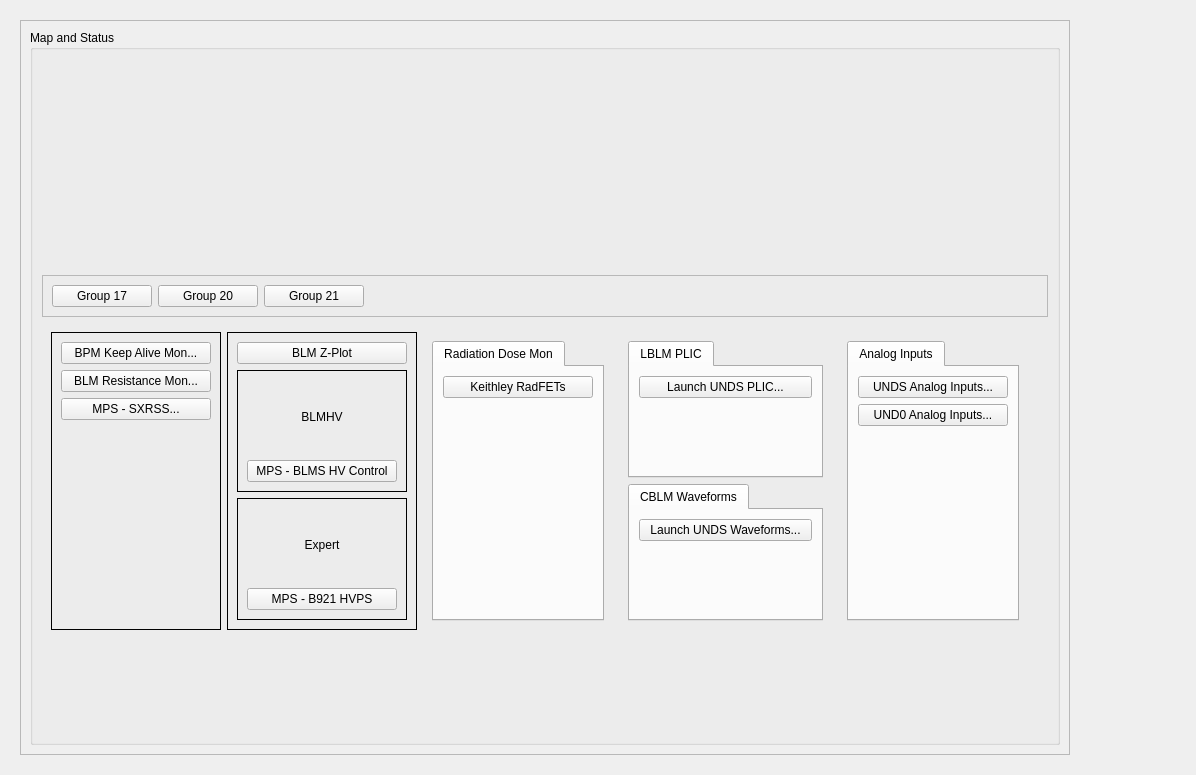
<?xml version="1.0" encoding="UTF-8"?>
<ui version="4.0">
 <class>Form</class>
 <widget class="QWidget" name="Form">
  <property name="geometry">
   <rect>
    <x>0</x>
    <y>0</y>
    <width>1196</width>
    <height>775</height>
   </rect>
  </property>
  <property name="windowTitle">
   <string>MPS UNDS Main</string>
  </property>
  <layout class="QGridLayout" name="gridLayout_11">
   <item row="0" column="0">
    <widget class="QFrame" name="frame_9">
     <property name="frameShape">
      <enum>QFrame::NoFrame</enum>
     </property>
     <property name="frameShadow">
      <enum>QFrame::Raised</enum>
     </property>
     <layout class="QGridLayout" name="gridLayout_10">
      <item row="0" column="2">
       <widget class="QFrame" name="frame">
        <property name="frameShape">
         <enum>QFrame::NoFrame</enum>
        </property>
        <property name="frameShadow">
         <enum>QFrame::Raised</enum>
        </property>
        <layout class="QGridLayout" name="gridLayout">
         <item row="1" column="0">
          <widget class="PyDMDrawingImage" name="PyDMDrawingImage_3">
           <property name="minimumSize">
            <size>
             <width>80</width>
             <height>75</height>
            </size>
           </property>
           <property name="maximumSize">
            <size>
             <width>80</width>
             <height>75</height>
            </size>
           </property>
           <property name="toolTip">
            <string/>
           </property>
           <property name="styleSheet">
            <string notr="true"/>
           </property>
           <property name="brush" stdset="0">
            <brush brushstyle="SolidPattern">
             <color alpha="255">
              <red>193</red>
              <green>193</green>
              <blue>195</blue>
             </color>
            </brush>
           </property>
           <property name="filename" stdset="0">
            <string>lcls_mps_lockup_stacked_digital.png</string>
           </property>
          </widget>
         </item>
         <item row="0" column="0">
          <spacer name="verticalSpacer">
           <property name="orientation">
            <enum>Qt::Vertical</enum>
           </property>
           <property name="sizeHint" stdset="0">
            <size>
             <width>20</width>
             <height>40</height>
            </size>
           </property>
          </spacer>
         </item>
        </layout>
       </widget>
      </item>
      <item row="0" column="1">
       <spacer name="horizontalSpacer">
        <property name="orientation">
         <enum>Qt::Horizontal</enum>
        </property>
        <property name="sizeHint" stdset="0">
         <size>
          <width>40</width>
          <height>20</height>
         </size>
        </property>
       </spacer>
      </item>
      <item row="0" column="0">
       <widget class="QScrollArea" name="scrollArea">
        <property name="minimumSize">
         <size>
          <width>1050</width>
          <height>0</height>
         </size>
        </property>
        <property name="widgetResizable">
         <bool>true</bool>
        </property>
        <widget class="QWidget" name="scrollAreaWidgetContents">
         <property name="geometry">
          <rect>
           <x>0</x>
           <y>0</y>
           <width>1048</width>
           <height>737</height>
          </rect>
         </property>
         <layout class="QGridLayout" name="gridLayout_17">
          <item row="0" column="0">
           <widget class="QGroupBox" name="groupBox">
            <property name="minimumSize">
             <size>
              <width>1000</width>
              <height>700</height>
             </size>
            </property>
            <property name="title">
             <string>Map and Status</string>
            </property>
            <layout class="QGridLayout" name="gridLayout_2">
             <item row="2" column="0">
              <widget class="QFrame" name="frame_8">
               <property name="minimumSize">
                <size>
                 <width>0</width>
                 <height>275</height>
                </size>
               </property>
               <property name="frameShape">
                <enum>QFrame::NoFrame</enum>
               </property>
               <property name="frameShadow">
                <enum>QFrame::Raised</enum>
               </property>
               <layout class="QGridLayout" name="gridLayout_9">
                <item row="0" column="5">
                 <spacer name="horizontalSpacer_3">
                  <property name="orientation">
                   <enum>Qt::Horizontal</enum>
                  </property>
                  <property name="sizeHint" stdset="0">
                   <size>
                    <width>40</width>
                    <height>20</height>
                   </size>
                  </property>
                 </spacer>
                </item>
                <item row="0" column="2">
                 <widget class="QFrame" name="frame_10">
                  <property name="frameShape">
                   <enum>QFrame::NoFrame</enum>
                  </property>
                  <property name="frameShadow">
                   <enum>QFrame::Raised</enum>
                  </property>
                  <layout class="QGridLayout" name="gridLayout_14">
                   <item row="0" column="0">
                    <widget class="QTabWidget" name="tabWidget">
                     <property name="maximumSize">
                      <size>
                       <width>175</width>
                       <height>16777215</height>
                      </size>
                     </property>
                     <property name="currentIndex">
                      <number>0</number>
                     </property>
                     <widget class="QWidget" name="tab">
                      <attribute name="title">
                       <string>Radiation Dose Mon</string>
                      </attribute>
                      <layout class="QGridLayout" name="gridLayout_12">
                       <item row="0" column="0">
                        <widget class="PyDMEDMDisplayButton" name="PyDMEDMDisplayButton_3">
                         <property name="minimumSize">
                          <size>
                           <width>150</width>
                           <height>20</height>
                          </size>
                         </property>
                         <property name="toolTip">
                          <string/>
                         </property>
                         <property name="text">
                          <string>Keithley RadFETs</string>
                         </property>
                         <property name="filenames" stdset="0">
                          <stringlist>
                           <string>K2612overview</string>
                          </stringlist>
                         </property>
                         <property name="showIcon" stdset="0">
                          <bool>false</bool>
                         </property>
                        </widget>
                       </item>
                       <item row="1" column="0">
                        <spacer name="verticalSpacer_4">
                         <property name="orientation">
                          <enum>Qt::Vertical</enum>
                         </property>
                         <property name="sizeHint" stdset="0">
                          <size>
                           <width>20</width>
                           <height>40</height>
                          </size>
                         </property>
                        </spacer>
                       </item>
                      </layout>
                     </widget>
                    </widget>
                   </item>
                  </layout>
                 </widget>
                </item>
                <item row="0" column="0">
                 <widget class="QFrame" name="frame_3">
                  <property name="maximumSize">
                   <size>
                    <width>175</width>
                    <height>16777215</height>
                   </size>
                  </property>
                  <property name="frameShape">
                   <enum>QFrame::Box</enum>
                  </property>
                  <property name="frameShadow">
                   <enum>QFrame::Plain</enum>
                  </property>
                  <layout class="QGridLayout" name="gridLayout_4">
                   <item row="0" column="0">
                    <widget class="PyDMRelatedDisplayButton" name="PyDMRelatedDisplayButton_4">
                     <property name="minimumSize">
                      <size>
                       <width>150</width>
                       <height>20</height>
                      </size>
                     </property>
                     <property name="toolTip">
                      <string/>
                     </property>
                     <property name="text">
                      <string>BPM Keep Alive Mon...</string>
                     </property>
                     <property name="filenames" stdset="0">
                      <stringlist>
                       <string>$PYDM/mps/mps_unds_cblm_alive.ui</string>
                      </stringlist>
                     </property>
                     <property name="showIcon" stdset="0">
                      <bool>false</bool>
                     </property>
                     <property name="openInNewWindow" stdset="0">
                      <bool>true</bool>
                     </property>
                    </widget>
                   </item>
                   <item row="2" column="0">
                    <widget class="PyDMEDMDisplayButton" name="PyDMEDMDisplayButton_7">
                     <property name="minimumSize">
                      <size>
                       <width>150</width>
                       <height>20</height>
                      </size>
                     </property>
                     <property name="toolTip">
                      <string/>
                     </property>
                     <property name="text">
                      <string>MPS - SXRSS...</string>
                     </property>
                     <property name="filenames" stdset="0">
                      <stringlist>
                       <string>mps_sxrss</string>
                      </stringlist>
                     </property>
                    </widget>
                   </item>
                   <item row="1" column="0">
                    <widget class="PyDMRelatedDisplayButton" name="PyDMRelatedDisplayButton_5">
                     <property name="minimumSize">
                      <size>
                       <width>150</width>
                       <height>20</height>
                      </size>
                     </property>
                     <property name="toolTip">
                      <string/>
                     </property>
                     <property name="text">
                      <string>BLM Resistance Mon...</string>
                     </property>
                     <property name="filenames" stdset="0">
                      <stringlist>
                       <string>$PYDM/mps/mps_unds_rmon.ui</string>
                      </stringlist>
                     </property>
                     <property name="showIcon" stdset="0">
                      <bool>false</bool>
                     </property>
                     <property name="openInNewWindow" stdset="0">
                      <bool>true</bool>
                     </property>
                    </widget>
                   </item>
                   <item row="3" column="0">
                    <spacer name="verticalSpacer_3">
                     <property name="orientation">
                      <enum>Qt::Vertical</enum>
                     </property>
                     <property name="sizeHint" stdset="0">
                      <size>
                       <width>20</width>
                       <height>40</height>
                      </size>
                     </property>
                    </spacer>
                   </item>
                  </layout>
                 </widget>
                </item>
                <item row="0" column="3">
                 <widget class="QFrame" name="frame_4">
                  <property name="frameShape">
                   <enum>QFrame::NoFrame</enum>
                  </property>
                  <property name="frameShadow">
                   <enum>QFrame::Raised</enum>
                  </property>
                  <layout class="QGridLayout" name="gridLayout_5">
                   <item row="0" column="0">
                    <widget class="QTabWidget" name="tabWidget_3">
                     <property name="minimumSize">
                      <size>
                       <width>195</width>
                       <height>100</height>
                      </size>
                     </property>
                     <property name="currentIndex">
                      <number>0</number>
                     </property>
                     <widget class="QWidget" name="tab_2">
                      <attribute name="title">
                       <string>LBLM PLIC</string>
                      </attribute>
                      <layout class="QGridLayout" name="gridLayout_13">
                       <item row="0" column="0">
                        <widget class="PyDMRelatedDisplayButton" name="PyDMRelatedDisplayButton_6">
                         <property name="minimumSize">
                          <size>
                           <width>150</width>
                           <height>20</height>
                          </size>
                         </property>
                         <property name="toolTip">
                          <string/>
                         </property>
                         <property name="text">
                          <string>Launch UNDS PLIC...</string>
                         </property>
                         <property name="filenames" stdset="0">
                          <stringlist>
                           <string>$PYDM/misc/lblm_global.py</string>
                          </stringlist>
                         </property>
                         <property name="showIcon" stdset="0">
                          <bool>false</bool>
                         </property>
                         <property name="macros" stdset="0">
                          <stringlist>
                           <string>{&quot;DEVICE&quot;:&quot;LBLM:UNDS:4050:A&quot;}</string>
                          </stringlist>
                         </property>
                         <property name="openInNewWindow" stdset="0">
                          <bool>true</bool>
                         </property>
                        </widget>
                       </item>
                       <item row="1" column="0">
                        <spacer name="verticalSpacer_5">
                         <property name="orientation">
                          <enum>Qt::Vertical</enum>
                         </property>
                         <property name="sizeHint" stdset="0">
                          <size>
                           <width>20</width>
                           <height>40</height>
                          </size>
                         </property>
                        </spacer>
                       </item>
                      </layout>
                     </widget>
                    </widget>
                   </item>
                   <item row="1" column="0">
                    <widget class="QTabWidget" name="tabWidget_4">
                     <property name="minimumSize">
                      <size>
                       <width>195</width>
                       <height>100</height>
                      </size>
                     </property>
                     <property name="currentIndex">
                      <number>0</number>
                     </property>
                     <widget class="QWidget" name="tab_3">
                      <attribute name="title">
                       <string>CBLM Waveforms</string>
                      </attribute>
                      <layout class="QGridLayout" name="gridLayout_16">
                       <item row="0" column="0">
                        <widget class="PyDMRelatedDisplayButton" name="PyDMRelatedDisplayButton_7">
                         <property name="minimumSize">
                          <size>
                           <width>150</width>
                           <height>20</height>
                          </size>
                         </property>
                         <property name="toolTip">
                          <string/>
                         </property>
                         <property name="text">
                          <string>Launch UNDS Waveforms...</string>
                         </property>
                         <property name="filenames" stdset="0">
                          <stringlist>
                           <string>$PYDM/mps/cblm_global.py</string>
                          </stringlist>
                         </property>
                         <property name="showIcon" stdset="0">
                          <bool>false</bool>
                         </property>
                         <property name="macros" stdset="0">
                          <stringlist>
                           <string>{&quot;DEVICE&quot;:&quot;CBLM:UNDS:2610&quot;}</string>
                          </stringlist>
                         </property>
                         <property name="openInNewWindow" stdset="0">
                          <bool>true</bool>
                         </property>
                        </widget>
                       </item>
                       <item row="1" column="0">
                        <spacer name="verticalSpacer_6">
                         <property name="orientation">
                          <enum>Qt::Vertical</enum>
                         </property>
                         <property name="sizeHint" stdset="0">
                          <size>
                           <width>20</width>
                           <height>40</height>
                          </size>
                         </property>
                        </spacer>
                       </item>
                      </layout>
                     </widget>
                    </widget>
                   </item>
                  </layout>
                 </widget>
                </item>
                <item row="0" column="4">
                 <widget class="QFrame" name="frame_11">
                  <property name="frameShape">
                   <enum>QFrame::NoFrame</enum>
                  </property>
                  <property name="frameShadow">
                   <enum>QFrame::Raised</enum>
                  </property>
                  <layout class="QGridLayout" name="gridLayout_15">
                   <item row="0" column="0">
                    <widget class="QTabWidget" name="tabWidget_8">
                     <property name="maximumSize">
                      <size>
                       <width>175</width>
                       <height>16777215</height>
                      </size>
                     </property>
                     <property name="currentIndex">
                      <number>0</number>
                     </property>
                     <widget class="QWidget" name="tab_10">
                      <property name="minimumSize">
                       <size>
                        <width>0</width>
                        <height>250</height>
                       </size>
                      </property>
                      <attribute name="title">
                       <string>Analog Inputs</string>
                      </attribute>
                      <layout class="QGridLayout" name="gridLayout_23">
                       <item row="2" column="0">
                        <spacer name="verticalSpacer_13">
                         <property name="orientation">
                          <enum>Qt::Vertical</enum>
                         </property>
                         <property name="sizeHint" stdset="0">
                          <size>
                           <width>20</width>
                           <height>40</height>
                          </size>
                         </property>
                        </spacer>
                       </item>
                       <item row="0" column="0">
                        <widget class="PyDMRelatedDisplayButton" name="PyDMRelatedDisplayButton_12">
                         <property name="minimumSize">
                          <size>
                           <width>150</width>
                           <height>20</height>
                          </size>
                         </property>
                         <property name="toolTip">
                          <string/>
                         </property>
                         <property name="text">
                          <string>UNDS Analog Inputs...</string>
                         </property>
                         <property name="filenames" stdset="0">
                          <stringlist>
                           <string>mps_threshold_area.py</string>
                          </stringlist>
                         </property>
                         <property name="showIcon" stdset="0">
                          <bool>false</bool>
                         </property>
                         <property name="macros" stdset="0">
                          <stringlist>
                           <string>{&quot;AREA&quot;:&quot;UNDS&quot;}</string>
                          </stringlist>
                         </property>
                         <property name="openInNewWindow" stdset="0">
                          <bool>true</bool>
                         </property>
                        </widget>
                       </item>
                       <item row="1" column="0">
                        <widget class="PyDMRelatedDisplayButton" name="PyDMRelatedDisplayButton_13">
                         <property name="minimumSize">
                          <size>
                           <width>150</width>
                           <height>20</height>
                          </size>
                         </property>
                         <property name="toolTip">
                          <string/>
                         </property>
                         <property name="text">
                          <string>UND0 Analog Inputs...</string>
                         </property>
                         <property name="filenames" stdset="0">
                          <stringlist>
                           <string>mps_threshold_area.py</string>
                          </stringlist>
                         </property>
                         <property name="showIcon" stdset="0">
                          <bool>false</bool>
                         </property>
                         <property name="macros" stdset="0">
                          <stringlist>
                           <string>{&quot;AREA&quot;:&quot;UND0&quot;}</string>
                          </stringlist>
                         </property>
                         <property name="openInNewWindow" stdset="0">
                          <bool>true</bool>
                         </property>
                        </widget>
                       </item>
                      </layout>
                     </widget>
                    </widget>
                   </item>
                  </layout>
                 </widget>
                </item>
                <item row="0" column="1">
                 <widget class="QFrame" name="frame_5">
                  <property name="maximumSize">
                   <size>
                    <width>225</width>
                    <height>16777215</height>
                   </size>
                  </property>
                  <property name="frameShape">
                   <enum>QFrame::Box</enum>
                  </property>
                  <property name="frameShadow">
                   <enum>QFrame::Plain</enum>
                  </property>
                  <layout class="QGridLayout" name="gridLayout_8">
                   <item row="0" column="0">
                    <widget class="PyDMShellCommand" name="PyDMShellCommand">
                     <property name="minimumSize">
                      <size>
                       <width>150</width>
                       <height>20</height>
                      </size>
                     </property>
                     <property name="toolTip">
                      <string/>
                     </property>
                     <property name="text">
                      <string>BLM Z-Plot</string>
                     </property>
                     <property name="showIcon" stdset="0">
                      <bool>false</bool>
                     </property>
                     <property name="commands" stdset="0">
                      <stringlist>
                       <string>python2 /usr/local/lcls/tools/python/BLM_CUD/blm_display.py --mode=sxr</string>
                      </stringlist>
                     </property>
                    </widget>
                   </item>
                   <item row="1" column="0">
                    <widget class="QFrame" name="frame_6">
                     <property name="frameShape">
                      <enum>QFrame::Box</enum>
                     </property>
                     <property name="frameShadow">
                      <enum>QFrame::Plain</enum>
                     </property>
                     <layout class="QGridLayout" name="gridLayout_6">
                      <item row="0" column="0">
                       <widget class="QLabel" name="label_11">
                        <property name="minimumSize">
                         <size>
                          <width>150</width>
                          <height>20</height>
                         </size>
                        </property>
                        <property name="frameShape">
                         <enum>QFrame::NoFrame</enum>
                        </property>
                        <property name="text">
                         <string>BLMHV</string>
                        </property>
                        <property name="alignment">
                         <set>Qt::AlignCenter</set>
                        </property>
                       </widget>
                      </item>
                      <item row="1" column="0">
                       <widget class="PyDMEDMDisplayButton" name="PyDMEDMDisplayButton">
                        <property name="minimumSize">
                         <size>
                          <width>150</width>
                          <height>20</height>
                         </size>
                        </property>
                        <property name="toolTip">
                         <string/>
                        </property>
                        <property name="text">
                         <string>MPS - BLMS HV Control</string>
                        </property>
                        <property name="filenames" stdset="0">
                         <stringlist>
                          <string>mps_unds_blmhv</string>
                         </stringlist>
                        </property>
                       </widget>
                      </item>
                     </layout>
                    </widget>
                   </item>
                   <item row="2" column="0">
                    <widget class="QFrame" name="frame_7">
                     <property name="frameShape">
                      <enum>QFrame::Box</enum>
                     </property>
                     <property name="frameShadow">
                      <enum>QFrame::Plain</enum>
                     </property>
                     <layout class="QGridLayout" name="gridLayout_7">
                      <item row="0" column="0">
                       <widget class="QLabel" name="label_12">
                        <property name="text">
                         <string>Expert</string>
                        </property>
                        <property name="alignment">
                         <set>Qt::AlignCenter</set>
                        </property>
                       </widget>
                      </item>
                      <item row="1" column="0">
                       <widget class="PyDMEDMDisplayButton" name="PyDMEDMDisplayButton_2">
                        <property name="minimumSize">
                         <size>
                          <width>150</width>
                          <height>20</height>
                         </size>
                        </property>
                        <property name="toolTip">
                         <string/>
                        </property>
                        <property name="text">
                         <string>MPS - B921 HVPS</string>
                        </property>
                        <property name="filenames" stdset="0">
                         <stringlist>
                          <string>mps_hvps_crate</string>
                         </stringlist>
                        </property>
                        <property name="macros" stdset="0">
                         <stringlist>
                          <string>P=HVPS:UND0:MP02</string>
                         </stringlist>
                        </property>
                       </widget>
                      </item>
                     </layout>
                    </widget>
                   </item>
                  </layout>
                 </widget>
                </item>
               </layout>
              </widget>
             </item>
             <item row="1" column="0">
              <widget class="QFrame" name="frame_2">
               <property name="frameShape">
                <enum>QFrame::StyledPanel</enum>
               </property>
               <property name="frameShadow">
                <enum>QFrame::Raised</enum>
               </property>
               <layout class="QGridLayout" name="gridLayout_3">
                <item row="0" column="2">
                 <widget class="PyDMRelatedDisplayButton" name="PyDMRelatedDisplayButton_3">
                  <property name="minimumSize">
                   <size>
                    <width>100</width>
                    <height>20</height>
                   </size>
                  </property>
                  <property name="toolTip">
                   <string/>
                  </property>
                  <property name="text">
                   <string>Group 21</string>
                  </property>
                  <property name="filenames" stdset="0">
                   <stringlist>
                    <string>$PHYSICS_TOP/mps_configuration/current/display/groups/LinkNodeGroup21.ui</string>
                   </stringlist>
                  </property>
                  <property name="showIcon" stdset="0">
                   <bool>false</bool>
                  </property>
                  <property name="openInNewWindow" stdset="0">
                   <bool>true</bool>
                  </property>
                 </widget>
                </item>
                <item row="0" column="0">
                 <widget class="PyDMRelatedDisplayButton" name="PyDMRelatedDisplayButton">
                  <property name="minimumSize">
                   <size>
                    <width>100</width>
                    <height>20</height>
                   </size>
                  </property>
                  <property name="toolTip">
                   <string/>
                  </property>
                  <property name="text">
                   <string>Group 17</string>
                  </property>
                  <property name="filenames" stdset="0">
                   <stringlist>
                    <string>$PHYSICS_TOP/mps_configuration/current/display/groups/LinkNodeGroup17.ui</string>
                   </stringlist>
                  </property>
                  <property name="showIcon" stdset="0">
                   <bool>false</bool>
                  </property>
                  <property name="openInNewWindow" stdset="0">
                   <bool>true</bool>
                  </property>
                 </widget>
                </item>
                <item row="0" column="1">
                 <widget class="PyDMRelatedDisplayButton" name="PyDMRelatedDisplayButton_2">
                  <property name="minimumSize">
                   <size>
                    <width>100</width>
                    <height>20</height>
                   </size>
                  </property>
                  <property name="toolTip">
                   <string/>
                  </property>
                  <property name="text">
                   <string>Group 20</string>
                  </property>
                  <property name="filenames" stdset="0">
                   <stringlist>
                    <string>$PHYSICS_TOP/mps_configuration/current/display/groups/LinkNodeGroup20.ui</string>
                   </stringlist>
                  </property>
                  <property name="showIcon" stdset="0">
                   <bool>false</bool>
                  </property>
                  <property name="openInNewWindow" stdset="0">
                   <bool>true</bool>
                  </property>
                 </widget>
                </item>
                <item row="0" column="3">
                 <spacer name="horizontalSpacer_2">
                  <property name="orientation">
                   <enum>Qt::Horizontal</enum>
                  </property>
                  <property name="sizeHint" stdset="0">
                   <size>
                    <width>40</width>
                    <height>20</height>
                   </size>
                  </property>
                 </spacer>
                </item>
               </layout>
              </widget>
             </item>
             <item row="0" column="0">
              <widget class="PyDMEmbeddedDisplay" name="PyDMEmbeddedDisplay">
               <property name="minimumSize">
                <size>
                 <width>875</width>
                 <height>210</height>
                </size>
               </property>
               <property name="toolTip">
                <string/>
               </property>
               <property name="filename" stdset="0">
                <string>$PHYSICS_TOP/mps_configuration/current/display/areas/mps_unds_link_nodes.ui</string>
               </property>
              </widget>
             </item>
             <item row="3" column="0">
              <spacer name="verticalSpacer_2">
               <property name="orientation">
                <enum>Qt::Vertical</enum>
               </property>
               <property name="sizeHint" stdset="0">
                <size>
                 <width>20</width>
                 <height>40</height>
                </size>
               </property>
              </spacer>
             </item>
            </layout>
           </widget>
          </item>
         </layout>
        </widget>
       </widget>
      </item>
     </layout>
    </widget>
   </item>
  </layout>
 </widget>
 <customwidgets>
  <customwidget>
   <class>PyDMEDMDisplayButton</class>
   <extends>PyDMRelatedDisplayButton</extends>
   <header>edmbutton.edm_button</header>
   <container>1</container>
  </customwidget>
  <customwidget>
   <class>PyDMDrawingImage</class>
   <extends>QWidget</extends>
   <header>pydm.widgets.drawing</header>
  </customwidget>
  <customwidget>
   <class>PyDMEmbeddedDisplay</class>
   <extends>QFrame</extends>
   <header>pydm.widgets.embedded_display</header>
  </customwidget>
  <customwidget>
   <class>PyDMRelatedDisplayButton</class>
   <extends>QPushButton</extends>
   <header>pydm.widgets.related_display_button</header>
  </customwidget>
  <customwidget>
   <class>PyDMShellCommand</class>
   <extends>QPushButton</extends>
   <header>pydm.widgets.shell_command</header>
  </customwidget>
 </customwidgets>
 <resources/>
 <connections/>
</ui>
